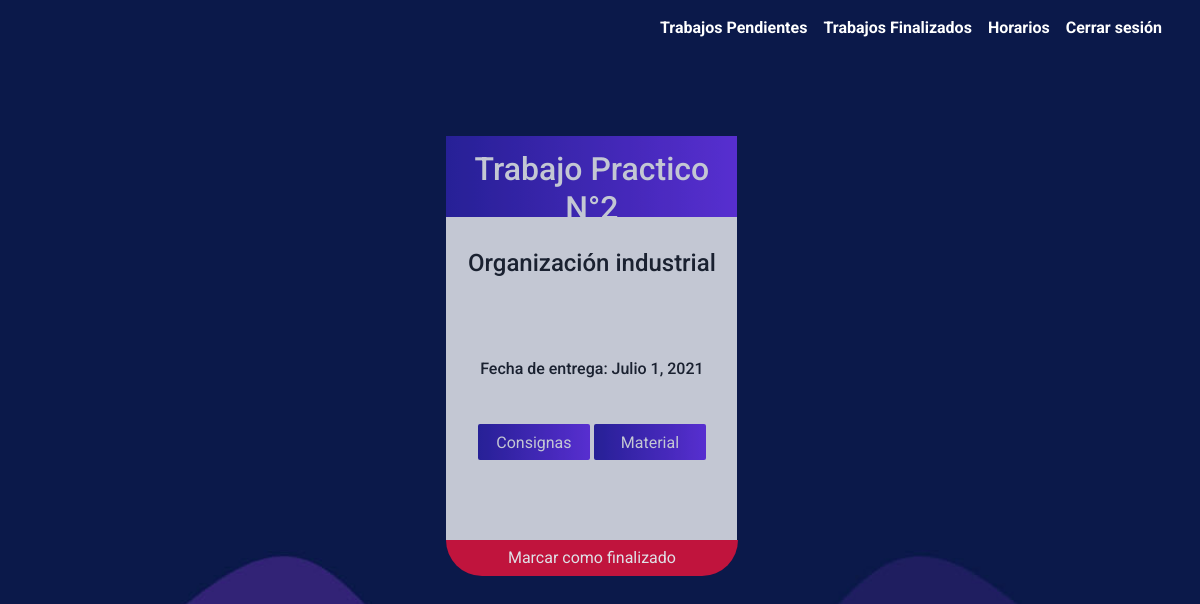
The page / (signed in) on the database as committed earlier.
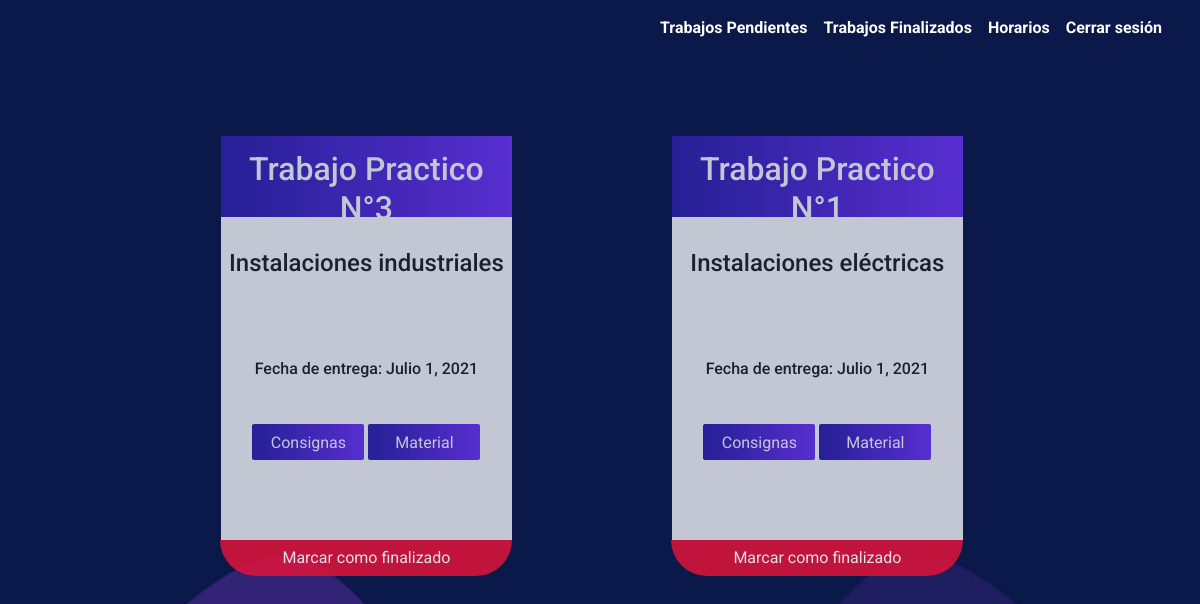
The same page on the database as committed later.
### trabajos/models.py (models this page shows, shortened)
class Tpsterminados(models.Model):
    user = models.ForeignKey(Usuario, on_delete=CASCADE)
    tps = models.ForeignKey(Tps, on_delete=CASCADE)
    status = models.BooleanField(default=True)

class Tps(models.Model):
    users = models.ManyToManyField(
        Usuario,  through='Tpsterminados')
    titulo = models.CharField(max_length=100)
    TECNOLOGIA_DE_LA_FABRICACION = 'TDF'
    MANTENIMIENTO_Y_REPARACION_DE_EQUIPOS = 'MYRDE'
    MAQUINAS_ELECTRICAS_Y_ENSAYOS = 'MEYE'
    SEGURIDAD_E_HIGIENE_INDUSTRIAL = 'SEHI'
    LABORATORIO_DE_ENSAYOS_INDUSTRIALES = 'LDEI'
    INSTALACIONES_INDUSTRIALES = 'II'
    RELACIONES_HUMANAS = 'RH'
    TALLER_DE_ELECTROMECANICA = 'TE'
    ORGANIZACION_INDUSTRIAL = 'OI'
    INSTALACIONES_ELECTRICAS = 'IE'
    EDUCACION_FISICA = 'EF'
    EQUIPOS_Y_APARATOS_DE_MANIOBRA_Y_TRANSPORTE = 'EYADMYT'
    MATERIAS_CHOICES = [
        (TECNOLOGIA_DE_LA_FABRICACION, 'Tecnologia de la fabricación'),
        (MANTENIMIENTO_Y_REPARACION_DE_EQUIPOS, 'Mantenimiento y R de equipos'),
        (MAQUINAS_ELECTRICAS_Y_ENSAYOS, 'Máquinas eléctricas y ensayos'),
        (SEGURIDAD_E_HIGIENE_INDUSTRIAL, 'Seguridad e higiene industrial'),
        (LABORATORIO_DE_ENSAYOS_INDUSTRIALES,
         'Laboratorio de ensayos industriales'),
        (INSTALACIONES_INDUSTRIALES, 'Instalaciones industriales'),
        (RELACIONES_HUMANAS, 'Relaciones humanas'),
        (TALLER_DE_ELECTROMECANICA, 'Taller de electromecánica'),
        (ORGANIZACION_INDUSTRIAL, 'Organización industrial'),
        (INSTALACIONES_ELECTRICAS, 'Instalaciones eléctricas'),
        (EDUCACION_FISICA, 'Educacion fisica'),
        (EQUIPOS_Y_APARATOS_DE_MANIOBRA_Y_TRANSPORTE,
         'Equipos y aparatos de maniobra y transporte')
    ]
    materia = models.CharField(
        max_length=8, choices=MATERIAS_CHOICES, default=None)
    fecha_actual = models.DateField(default=timezone.now)
    fecha_entrega = models.DateField(auto_now=False, auto_now_add=False)
    material = models.URLField()
    consignas = models.URLField()

### trabajos/views.py (the view)
# urls.py: path("", views.index, name="index"),
def index(request):
    if request.user.is_authenticated:
        if request.method == 'GET':
            trabajos = Tpsterminados.objects.filter(
                status=True, user=request.user)
            return render(request, "usuario/index.html", {
                'trabajos': trabajos
            })
        else:
            trabajoid = request.POST['id']
            Tpsterminados.objects.filter(id=trabajoid).update(status=False)
            return HttpResponseRedirect(reverse('acc:finalizados'))
    else:
        return HttpResponseRedirect(reverse('acc:login'))

### trabajos/templates/usuario/index.html (shortened to what this page needs)
{% extends "usuario/indexlayout.html" %}
{% load static %}
{% block css %}
<link rel="stylesheet" href="{% static 'usuario/index.css' %}">
{% endblock %}
{% block body%}
  <div class="tarjeta-contenedor">
    {% for trabajo in trabajos %}
    <div class="tarjeta-wrapper">
      <div class="tarjeta">
        <div class="title">
          <h1 class="t">{{ trabajo.tps.titulo }}</h1>
        </div>
        <div class="materia">
          <h3>{{ trabajo.tps.get_materia_display }}</h3>
        </div>
        <div class="entrega">
          <h3>Fecha de entrega: {{ trabajo.tps.fecha_entrega }}</h3>
        </div>
        <div class="botones">
          <button type="button" class="boton" id="boton1">
            <a href="{{ trabajo.tps.consignas }}">Consignas</a>
          </button>
          <button type="button" class="boton" id="boton2">
            <a href="{{ trabajo.tps.material }}">Material</a>
          </button>
        </div>
      </div>
      <div class="activo">
        <form action="/" method="POST" class="form">
          <button type="submit" class="entregado">
              Marcar como finalizado
            </button>
      </form>
      </div>
    </div>
    {% empty %}
    <div class="empty-container">
      <h1 class="empty">¡Estas al dia!</h1>
      <p>No tenes ningun trabajo pendiente</p>
    </div>
    {% endfor %}
  </div>
{% endblock %}

### trabajos/templates/usuario/indexlayout.html (shortened to what this page needs)
{% load static %}
<!DOCTYPE html>
<html lang ="es">
    <head>
        <link href="https://cdn.jsdelivr.net/npm/bootstrap@5.0.2/dist/css/bootstrap.min.css" rel="stylesheet">
        <link href="{% static 'usuario/index.css' %}" rel="stylesheet">
        {% block css %}{% endblock %}
    </head>
    <body>
        <nav class="navbar navbar-expand-lg navbar-dark">
            <div class="collapse navbar-collapse" id="navbarNav">
                <ul class="navbar-nav ml-auto">
                <li class="nav-item active">
                    <a class="nav-link" href="{% url 'acc:index' %}">Trabajos Pendientes</span></a>
                </li>
                <li class="nav-item">
                    <a class="nav-link" href="{% url 'acc:finalizados' %}">Trabajos Finalizados</a>
                </li>
                <li class="nav-item">
                    <a class="nav-link" href="#">Horarios</a>
                </li>
                <li class="nav-item">
                    <a class="nav-link" href="{% url 'acc:logout' %}">Cerrar sesión</a>
                </li>
                </ul>
            </div>
        </nav>
        {% block body %}
        {% endblock %}
    </body>
</html>

### trabajos/static/usuario/index.css (style rules this page uses)
* { margin: 0; padding: 0; }
html { background: url("/static/usuario/bg.jpg") no-repeat center center fixed; -webkit-background-size: cover; -moz-background-size: cover; -o-background-size: cover; background-size: cover; }
body { font-family: "Roboto", sans-serif; font-weight: bold; background: transparent; width: 95%; margin-left: auto; margin-right: auto; }
.navbar-nav, .navbar-toggler, .nav-item { margin-left: auto !important; animation: FallDown 0.5s linear !important; }
.nav-link { text-decoration: none !important; color: white !important; font-family: "Roboto", sans-serif !important; font-weight: bold !important; }
.tarjeta-contenedor { margin: 7% 7% 0% 7%; display: flex; flex-direction: row; justify-content: space-evenly; animation: FallDown 0.5s linear !important; }
.tarjeta { display: flex; flex-direction: column; background-color: white; min-width: 90%; width: 90%; min-height: 100%; height: 100%; margin: 0 2.5%; margin-bottom: 0px !important; text-align: center; transition: all 0.2s ease-in-out; opacity: 87%; }
.tarjeta-wrapper { display: flex; flex-direction: column; min-width: 33%; min-height: 33%; margin: 0 2.5%; margin-bottom: 0px !important; text-align: center; transition: all 0.2s ease-in-out; opacity: 87%; }
.activo { display: flex; justify-content: center; align-items: center; margin-right: 5%; }
.form { width: 95%; }
.entregado { width: 100%; height: 3vw; background-color: crimson; border-radius: 0 0 100px 100px; border: none; color: #fff; text-decoration: none; }
.materia, .entrega, .botones { padding: 4% 0; }
.tarjeta div { margin: 2.5% 2.5%; }
.title { text-align: center; color: white; margin: 0px !important; background: linear-gradient(to right, #3123af, #7236fb); width: 100%; min-height: 15%; height: 20%; }
.t { display: flex; justify-content: center; align-items: center; bottom: 0; }
.title h1 { text-align: center; vertical-align: middle; font-size: 2rem; margin: 5% 5%; }
.materia h3 { margin-top: 5%; font-size: 1.5rem; height: 4rem; }
.entrega h3 { font-size: 1rem; }
.boton { background: linear-gradient(to right, #3123af, #7236fb); border: none; color: #fff; border-radius: 2px; height: 3vw; width: 7rem; text-align: center; }
.boton a { text-decoration: none; color: white; text-align: center; vertical-align: middle; }

Rows that differ between the two databases and show on the page:
removed Tpsterminados: tps.titulo "Trabajo Practico N°2", tps.materia "Organización industrial", tps.fecha_entrega "Julio 1, 2021"
added Tpsterminados: tps.titulo "Trabajo Practico N°3", tps.materia "Instalaciones industriales", tps.fecha_entrega "Julio 1, 2021"
added Tpsterminados: tps.titulo "Trabajo Practico N°1", tps.materia "Instalaciones eléctricas", tps.fecha_entrega "Julio 1, 2021"
